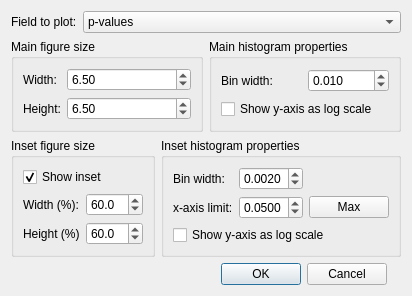
<?xml version="1.0" encoding="UTF-8"?>
<ui version="4.0">
 <class>pValueHistogramDialog</class>
 <widget class="QDialog" name="pValueHistogramDialog">
  <property name="geometry">
   <rect>
    <x>0</x>
    <y>0</y>
    <width>379</width>
    <height>286</height>
   </rect>
  </property>
  <property name="sizePolicy">
   <sizepolicy hsizetype="Fixed" vsizetype="Fixed">
    <horstretch>0</horstretch>
    <verstretch>0</verstretch>
   </sizepolicy>
  </property>
  <property name="windowTitle">
   <string>Configure plot</string>
  </property>
  <property name="windowIcon">
   <iconset>
    <normaloff>../../../../icons/programIcon.png</normaloff>../../../../icons/programIcon.png</iconset>
  </property>
  <layout class="QVBoxLayout" name="verticalLayout_7">
   <item>
    <layout class="QHBoxLayout" name="horizontalLayout_2">
     <item>
      <widget class="QLabel" name="lblFieldToPlot">
       <property name="text">
        <string>Field to plot:</string>
       </property>
      </widget>
     </item>
     <item>
      <widget class="QComboBox" name="cboFieldToPlot">
       <property name="sizePolicy">
        <sizepolicy hsizetype="Preferred" vsizetype="Fixed">
         <horstretch>1</horstretch>
         <verstretch>0</verstretch>
        </sizepolicy>
       </property>
       <item>
        <property name="text">
         <string>p-values</string>
        </property>
       </item>
       <item>
        <property name="text">
         <string>p-values (corrected)</string>
        </property>
       </item>
      </widget>
     </item>
    </layout>
   </item>
   <item>
    <layout class="QHBoxLayout" name="horizontalLayout_4">
     <item>
      <widget class="QGroupBox" name="groupBox_3">
       <property name="title">
        <string>Main figure size</string>
       </property>
       <layout class="QVBoxLayout" name="verticalLayout_3">
        <item>
         <layout class="QFormLayout" name="formLayout_2">
          <item row="0" column="0">
           <widget class="QLabel" name="lblFigureWidth">
            <property name="text">
             <string>Width:</string>
            </property>
           </widget>
          </item>
          <item row="0" column="1">
           <widget class="QDoubleSpinBox" name="spinFigWidth">
            <property name="decimals">
             <number>2</number>
            </property>
            <property name="minimum">
             <double>2.000000000000000</double>
            </property>
            <property name="maximum">
             <double>20.000000000000000</double>
            </property>
            <property name="singleStep">
             <double>0.500000000000000</double>
            </property>
            <property name="value">
             <double>6.500000000000000</double>
            </property>
           </widget>
          </item>
          <item row="1" column="0">
           <widget class="QLabel" name="lblFigureHeight">
            <property name="text">
             <string>Height:</string>
            </property>
           </widget>
          </item>
          <item row="1" column="1">
           <widget class="QDoubleSpinBox" name="spinFigHeight">
            <property name="minimum">
             <double>2.000000000000000</double>
            </property>
            <property name="maximum">
             <double>12.000000000000000</double>
            </property>
            <property name="singleStep">
             <double>0.500000000000000</double>
            </property>
            <property name="value">
             <double>6.500000000000000</double>
            </property>
           </widget>
          </item>
         </layout>
        </item>
       </layout>
      </widget>
     </item>
     <item>
      <widget class="QGroupBox" name="groupBox_4">
       <property name="title">
        <string>Main histogram properties</string>
       </property>
       <layout class="QVBoxLayout" name="verticalLayout">
        <item>
         <layout class="QHBoxLayout" name="horizontalLayout">
          <item>
           <widget class="QLabel" name="lblBinWidthh">
            <property name="text">
             <string>Bin width:</string>
            </property>
           </widget>
          </item>
          <item>
           <widget class="QDoubleSpinBox" name="spinBinWidth">
            <property name="decimals">
             <number>3</number>
            </property>
            <property name="minimum">
             <double>0.001000000000000</double>
            </property>
            <property name="maximum">
             <double>1.000000000000000</double>
            </property>
            <property name="singleStep">
             <double>0.001000000000000</double>
            </property>
            <property name="value">
             <double>0.010000000000000</double>
            </property>
           </widget>
          </item>
         </layout>
        </item>
        <item>
         <widget class="QCheckBox" name="chkLogScale">
          <property name="text">
           <string>Show y-axis as log scale</string>
          </property>
         </widget>
        </item>
       </layout>
      </widget>
     </item>
    </layout>
   </item>
   <item>
    <layout class="QHBoxLayout" name="horizontalLayout_7">
     <item>
      <widget class="QGroupBox" name="groupBox_7">
       <property name="title">
        <string>Inset figure size</string>
       </property>
       <layout class="QVBoxLayout" name="verticalLayout_5">
        <item>
         <widget class="QCheckBox" name="chkShowInset">
          <property name="text">
           <string>Show inset</string>
          </property>
          <property name="checked">
           <bool>true</bool>
          </property>
         </widget>
        </item>
        <item>
         <layout class="QFormLayout" name="formLayout_4">
          <item row="0" column="0">
           <widget class="QLabel" name="lblInsetWidth">
            <property name="text">
             <string>Width (%):</string>
            </property>
           </widget>
          </item>
          <item row="0" column="1">
           <widget class="QDoubleSpinBox" name="spinInsetWidth">
            <property name="decimals">
             <number>1</number>
            </property>
            <property name="minimum">
             <double>1.000000000000000</double>
            </property>
            <property name="maximum">
             <double>100.000000000000000</double>
            </property>
            <property name="singleStep">
             <double>1.000000000000000</double>
            </property>
            <property name="value">
             <double>60.000000000000000</double>
            </property>
           </widget>
          </item>
          <item row="1" column="0">
           <widget class="QLabel" name="lblInsetHeight">
            <property name="text">
             <string>Height (%)</string>
            </property>
           </widget>
          </item>
          <item row="1" column="1">
           <widget class="QDoubleSpinBox" name="spinInsetHeight">
            <property name="decimals">
             <number>1</number>
            </property>
            <property name="minimum">
             <double>1.000000000000000</double>
            </property>
            <property name="maximum">
             <double>100.000000000000000</double>
            </property>
            <property name="singleStep">
             <double>1.000000000000000</double>
            </property>
            <property name="value">
             <double>60.000000000000000</double>
            </property>
           </widget>
          </item>
         </layout>
        </item>
       </layout>
      </widget>
     </item>
     <item>
      <widget class="QGroupBox" name="groupBox_8">
       <property name="title">
        <string>Inset histogram properties</string>
       </property>
       <layout class="QVBoxLayout" name="verticalLayout_2">
        <item>
         <layout class="QFormLayout" name="formLayout">
          <item row="0" column="0">
           <widget class="QLabel" name="lblBinWidth">
            <property name="text">
             <string>Bin width:</string>
            </property>
           </widget>
          </item>
          <item row="0" column="1">
           <layout class="QHBoxLayout" name="horizontalLayout_6">
            <item>
             <widget class="QDoubleSpinBox" name="spinInsetBinWidth">
              <property name="decimals">
               <number>4</number>
              </property>
              <property name="minimum">
               <double>0.000100000000000</double>
              </property>
              <property name="maximum">
               <double>1.000000000000000</double>
              </property>
              <property name="singleStep">
               <double>0.000100000000000</double>
              </property>
              <property name="value">
               <double>0.002000000000000</double>
              </property>
             </widget>
            </item>
            <item>
             <spacer name="horizontalSpacer_2">
              <property name="orientation">
               <enum>Qt::Horizontal</enum>
              </property>
              <property name="sizeHint" stdset="0">
               <size>
                <width>40</width>
                <height>20</height>
               </size>
              </property>
             </spacer>
            </item>
           </layout>
          </item>
          <item row="1" column="0">
           <widget class="QLabel" name="label">
            <property name="text">
             <string>x-axis limit:</string>
            </property>
           </widget>
          </item>
          <item row="1" column="1">
           <layout class="QHBoxLayout" name="horizontalLayout_5">
            <item>
             <widget class="QDoubleSpinBox" name="spinXlimit">
              <property name="decimals">
               <number>4</number>
              </property>
              <property name="minimum">
               <double>0.000100000000000</double>
              </property>
              <property name="maximum">
               <double>1.000000000000000</double>
              </property>
              <property name="singleStep">
               <double>0.010000000000000</double>
              </property>
              <property name="value">
               <double>0.050000000000000</double>
              </property>
             </widget>
            </item>
            <item>
             <widget class="QPushButton" name="btnXmax">
              <property name="text">
               <string>Max</string>
              </property>
             </widget>
            </item>
           </layout>
          </item>
         </layout>
        </item>
        <item>
         <widget class="QCheckBox" name="chkInsetLogScale">
          <property name="text">
           <string>Show y-axis as log scale</string>
          </property>
         </widget>
        </item>
       </layout>
      </widget>
     </item>
    </layout>
   </item>
   <item>
    <layout class="QHBoxLayout" name="horizontalLayout_3">
     <item>
      <spacer name="horizontalSpacer">
       <property name="orientation">
        <enum>Qt::Horizontal</enum>
       </property>
       <property name="sizeHint" stdset="0">
        <size>
         <width>168</width>
         <height>20</height>
        </size>
       </property>
      </spacer>
     </item>
     <item>
      <widget class="QDialogButtonBox" name="buttonBox">
       <property name="orientation">
        <enum>Qt::Horizontal</enum>
       </property>
       <property name="standardButtons">
        <set>QDialogButtonBox::Cancel|QDialogButtonBox::Ok</set>
       </property>
       <property name="centerButtons">
        <bool>true</bool>
       </property>
      </widget>
     </item>
    </layout>
   </item>
  </layout>
 </widget>
 <resources/>
 <connections>
  <connection>
   <sender>buttonBox</sender>
   <signal>accepted()</signal>
   <receiver>pValueHistogramDialog</receiver>
   <slot>accept()</slot>
   <hints>
    <hint type="sourcelabel">
     <x>248</x>
     <y>254</y>
    </hint>
    <hint type="destinationlabel">
     <x>157</x>
     <y>274</y>
    </hint>
   </hints>
  </connection>
  <connection>
   <sender>buttonBox</sender>
   <signal>rejected()</signal>
   <receiver>pValueHistogramDialog</receiver>
   <slot>reject()</slot>
   <hints>
    <hint type="sourcelabel">
     <x>316</x>
     <y>260</y>
    </hint>
    <hint type="destinationlabel">
     <x>286</x>
     <y>274</y>
    </hint>
   </hints>
  </connection>
 </connections>
 <designerdata>
  <property name="gridDeltaX">
   <number>10</number>
  </property>
  <property name="gridDeltaY">
   <number>10</number>
  </property>
  <property name="gridSnapX">
   <bool>true</bool>
  </property>
  <property name="gridSnapY">
   <bool>true</bool>
  </property>
  <property name="gridVisible">
   <bool>true</bool>
  </property>
 </designerdata>
</ui>
